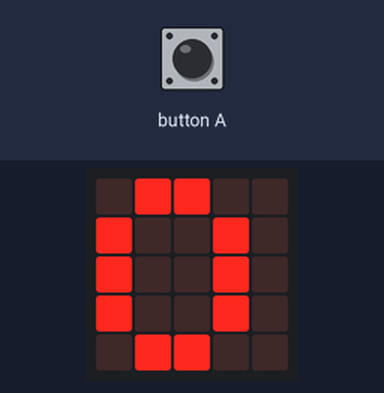
A program run on a simulated BBC micro:bit (MakeCode). Parts: the board's 5×5 LED display. The test bench sets the inputs (shaded band).

Above: at 1.9 s.
2.0 s: button A pressed for 0.15 s
At 3.3 s:
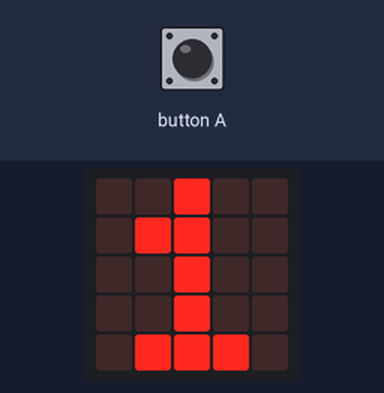
3.6 s: button A pressed for 0.15 s
At 4.7 s:
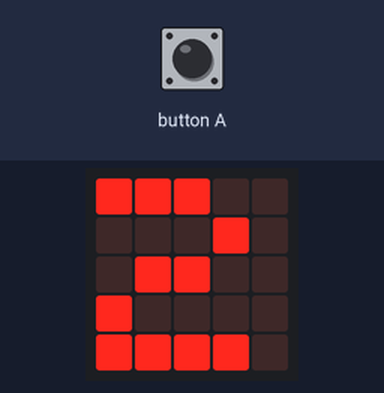
5.2 s: button A pressed for 0.15 s
At 5.9 s:
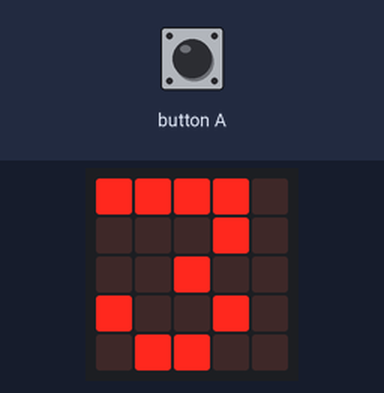
Timing chart, 0 to 8.2 s (numbered marks = the images above; inputs shaded):
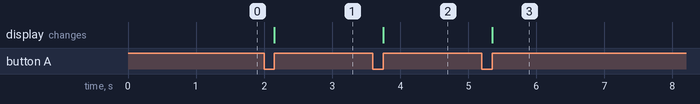

The program:

main.ts
```typescript
let personas = 0
basic.showNumber(personas)
input.onButtonPressed(Button.A, function () {
    personas += 1
    basic.showNumber(personas)
})
```

Measured:
- after the input at 2.0 s, the display: changes after 0.15 s (image 1)
- after the input at 3.6 s, the display: changes after 0.15 s (image 2)
- after the input at 5.2 s, the display: changes after 0.15 s (image 3)
